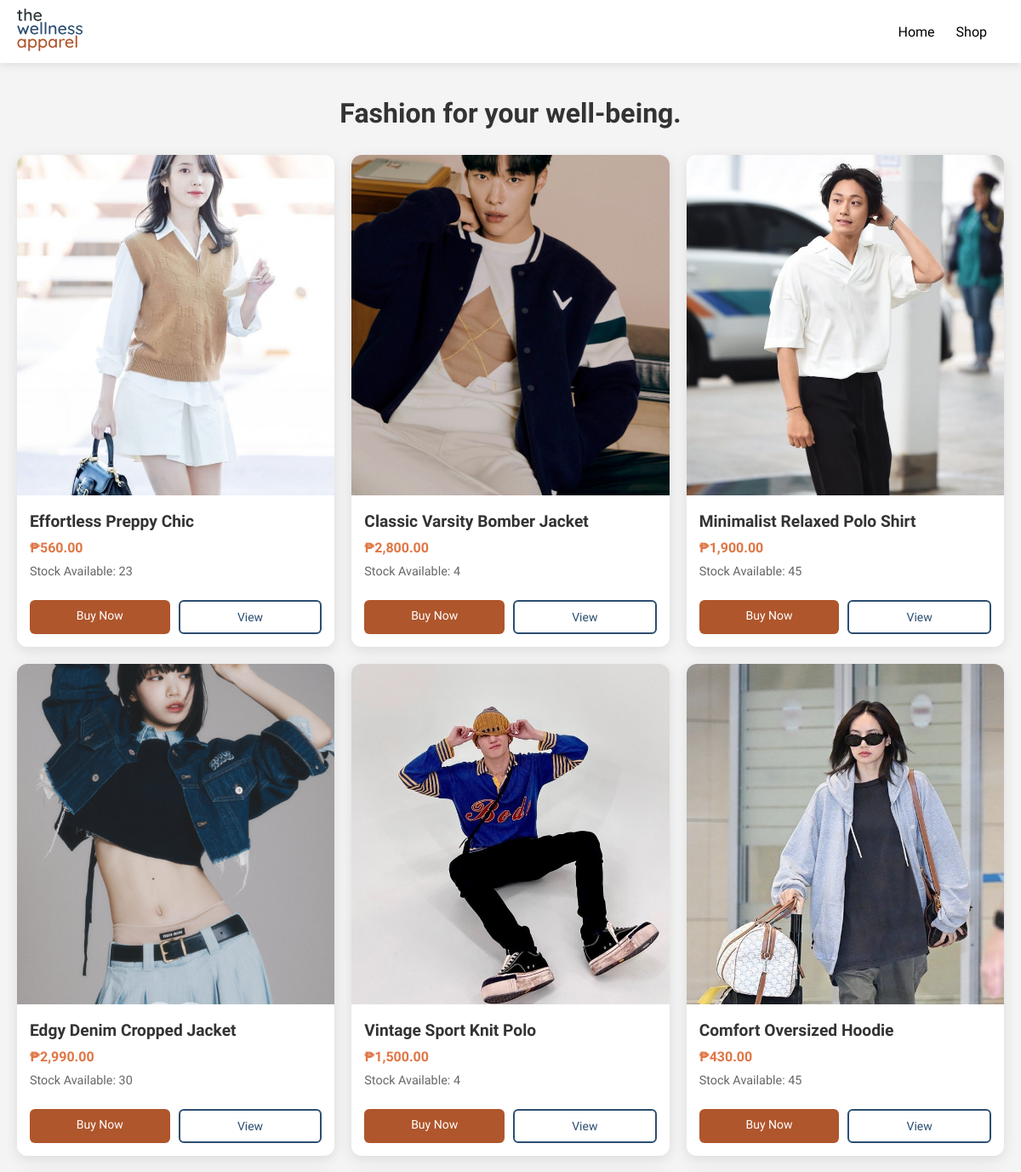
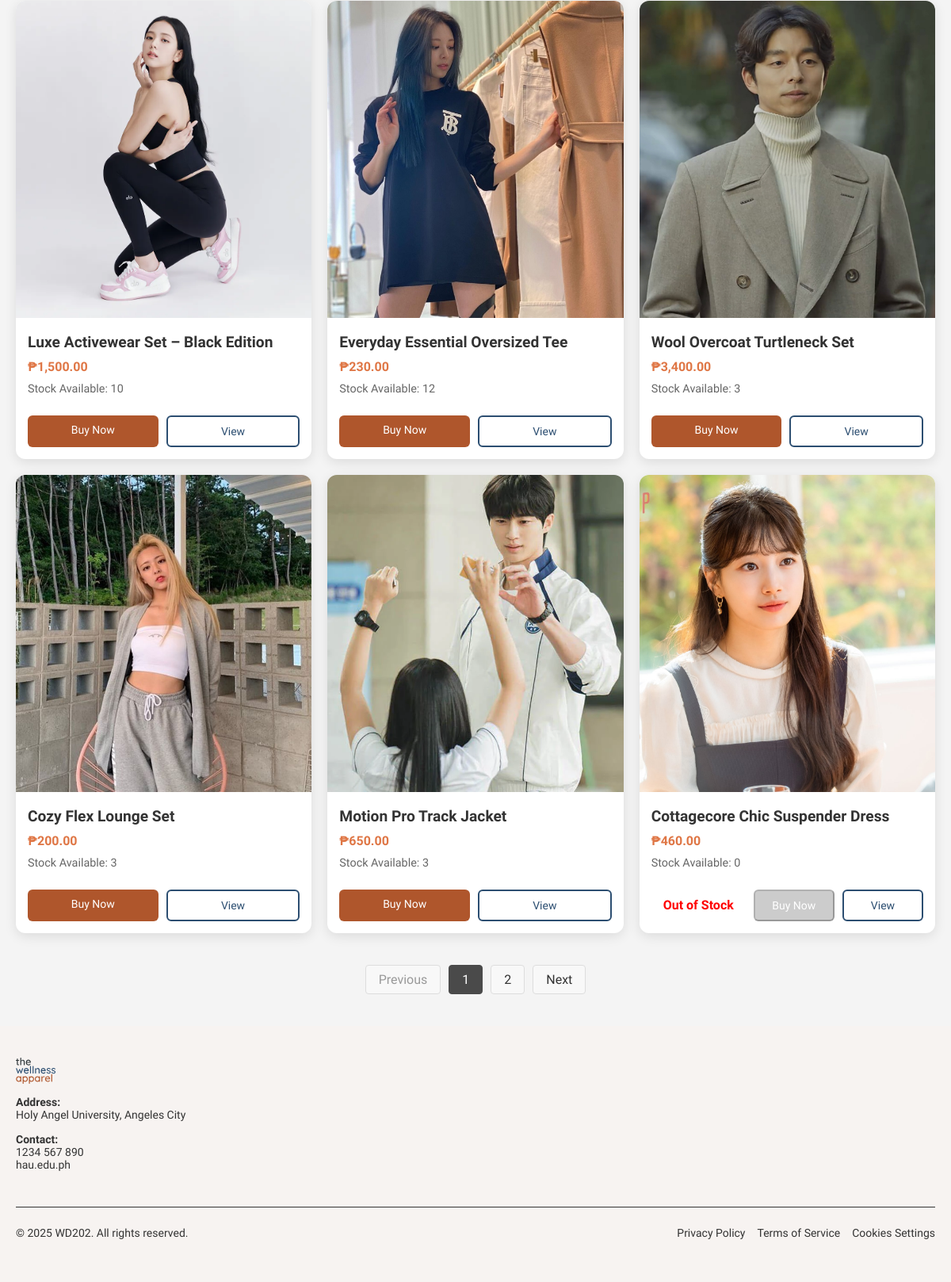
The page /shop.php on the database its author committed (2 pictures, top to bottom).
### tables this page shows
CREATE TABLE `products` (
  `id` int NOT NULL,
  `name` varchar(255) DEFAULT NULL,
  `description` text,
  `price` decimal(10,2) NOT NULL,
  `stock` int NOT NULL,
  `images` varchar(255) DEFAULT NULL,
  `created_at` timestamp NOT NULL DEFAULT CURRENT_TIMESTAMP,
  `is_active` tinyint(1) NOT NULL DEFAULT '1'
);

### shop.php (the view, shortened to what this page needs)
<?php
require 'includes/navbar.php';
$products_per_page = 12;
$page = isset($_GET['page']) ? (int)$_GET['page'] : 1;
$page = max(1, $page);
$offset = ($page - 1) * $products_per_page;
$total_products_query = "SELECT COUNT(*) AS total FROM products WHERE is_active = 1";
$total_result = mysqli_query($conn, $total_products_query);
$total_products = mysqli_fetch_assoc($total_result)['total'];
$total_pages = ceil($total_products / $products_per_page);
$query = "SELECT id, name, price, images, stock FROM products WHERE is_active = 1 ORDER BY (stock > 0) DESC, id DESC LIMIT ? OFFSET ?";
$stmt = $conn->prepare($query);
$stmt->bind_param("ii", $products_per_page, $offset);
$stmt->execute();
$result = $stmt->get_result();
?>
<!DOCTYPE html>
<html lang="en">
<head>
    <link rel="stylesheet" href="https://cdn.jsdelivr.net/npm/@tabler/icons-webfont@2.30.0/tabler-icons.min.css" />
    <link rel="stylesheet" href="assets/css/shop.css">
</head>
<body>
    <main class="shop-container">
        <div class="shop-header">
            <h1>Fashion for your well-being.</h1>
        </div>
        <section class="product-grid">
            <?php
            if ($result->num_rows > 0) {
                while ($row = $result->fetch_assoc()) {
                    $image_path = !empty($row['images']) ? "uploads/products/" . htmlspecialchars($row['images']) : "uploads/products/default.jpg";
                    $stock_level = isset($row['stock']) ? (int)$row['stock'] : 0;
                    ?>
                    <div class="product-card">
                        <div class="product-image-container">
                            <img src="<?php echo $image_path; ?>" alt="<?php echo htmlspecialchars($row['name']); ?>">
                        </div>
                        <div class="product-details">
                            <div class="product-name-container">
                                <h3 class="product-name"><?php echo htmlspecialchars($row['name']); ?></h3>
                            </div>
                            <div class="product-price-container">
                                <p class="product-price">₱<?php echo number_format($row['price'], 2); ?></p>
                            </div>
                            <div class="product-stock-container">
                                <p class="product-stock-level">Stock Available: <?php echo $stock_level; ?></p>
                            </div>
                            <div class="product-actions">
                                <?php if ($stock_level > 0) {
                                    if (isset($_SESSION['user_id'])) { ?>
                                        <a href="add-to-cart.php?id=<?php echo $row['id']; ?>" class="buy-now">Buy Now</a>
                                    <?php } else { ?>
                                        <a href="login.php" class="buy-now" onclick="alert('You must log in first to buy!')">Buy Now</a>
                                    <?php }
                                    ?>
                                    <a href="view_product.php?id=<?php echo $row['id']; ?>" class="view">View</a>
                                <?php } else { ?>
                                    <p class="out-of-stock-message">Out of Stock</p>
                                    <button class="buy-now" disabled>Buy Now</button>
                                    <a href="view_product.php?id=<?php echo $row['id']; ?>" class="view">View</a> <?php } ?>
                            </div>
                        </div>
                    </div>
                    <?php
                }
            } else {
                echo '<p class="no-products-message">No products available at the moment.</p>';
            }
            ?>
        </section>
        <?php if ($total_pages > 1): ?>
        <div class="pagination">
            <?php
            if ($page > 1) {
                echo "<a href='shop.php?page=" . ($page - 1) . "'>Previous</a>";
            } else {
                echo "<span class='disabled'>Previous</span>";
            }
            for ($i = 1; $i <= $total_pages; $i++) {
                if ($i == $page) {
                    echo "<span class='current'>$i</span>";
                } else {
                    echo "<a href='shop.php?page=$i'>$i</a>";
                }
            }
            if ($page < $total_pages) {
                echo "<a href='shop.php?page=" . ($page + 1) . "'>Next</a>";
            } else {
                echo "<span class='disabled'>Next</span>";
            }
            ?>
        </div>
        <?php endif; ?>
    </main>
    <?php include 'includes/footer.php'; ?>
</body>
</html>

### assets/css/shop.css (style rules this page uses)
body { font-family: 'Alice', serif; background-color: #f4f4f4; margin: 0; padding: 0; }
.shop-container { max-width: 1200px; margin: 40px auto; padding: 0 20px; }
h1 { text-align: center; color: #333; font-family: 'Alice', serif; margin-bottom: 30px; }
.product-grid { display: grid; grid-template-columns: repeat(3, 1fr); gap: 20px; }
.product-card { background-color: white; border-radius: 12px; box-shadow: 0 4px 15px rgba(0, 0, 0, 0.1); overflow: hidden; transition: transform 0.3s ease; display: flex; flex-direction: column; }
.product-card img { width: 100%; height: 400px; object-fit: cover; }
.product-name { margin: 15px 15px 10px; font-family: 'Quicksand', sans-serif; color: #333; font-size: 1.2rem; }
.product-price { margin: 0 15px; font-weight: bold; color: #df7645; font-size: 1rem; }
.product-stock-level { margin: 10px 15px; color: #666; font-size: 0.9em; }
.out-of-stock-message { margin: 10px 15px; color: red; font-weight: bold; }
.product-actions { margin-top: auto; display: flex; justify-content: center; padding: 15px; gap: 10px; }
.buy-now, .view { flex: 1; text-align: center; padding: 10px; font-size: 14px; text-decoration: none; border-radius: 6px; transition: all 0.3s ease; }
.buy-now { background-color: #af562c; color: white; }
.buy-now[disabled] { background-color: #ccc; cursor: not-allowed; }
.view { background-color: white; color: #2c4e71; border: 2px solid #2c4e71; }

### assets/css/main.css (style rules this page uses)
h1, h2, h3, h4, h5, h6 { font-family: 'Quicksand', sans-serif; }
body, p, a, button { font-family: 'Alice', serif; }
button, .btn, a { font-family: 'Alice', serif; text-decoration: none; }
h1, h2, h3, h4, h5, h6 { font-family: 'Quicksand', sans-serif !important; }
body, p, a, button { font-family: 'Alice', serif !important; }
body { margin: 0; padding: 0; }

### shop.php (style rules this page uses)
.pagination { display: flex; justify-content: center; align-items: center; margin: 40px 0; gap: 10px; }
.pagination a, .pagination span { padding: 8px 16px; text-decoration: none; border-radius: 4px; font-family: 'Quicksand', sans-serif; font-weight: 500; transition: all 0.3s ease; }
.pagination a { background-color: #f8f8f8; color: #333; border: 1px solid #ddd; }
.pagination span.current { background-color: #4a4a4a; color: white; border: 1px solid #4a4a4a; }
.pagination span.disabled { color: #999; background-color: #f8f8f8; border: 1px solid #ddd; cursor: not-allowed; }

### rows shown on the page
products: images (picture), name "Effortless Preppy Chic", price "560.00", stock "23", shows "Buy Now"
products: images (picture), name "Classic Varsity Bomber Jacket", price "2,800.00", stock "4", shows "Buy Now"
products: images (picture), name "Minimalist Relaxed Polo Shirt", price "1,900.00", stock "45", shows "Buy Now"
products: images (picture), name "Edgy Denim Cropped Jacket", price "2,990.00", stock "30", shows "Buy Now"
products: images (picture), name "Vintage Sport Knit Polo", price "1,500.00", stock "4", shows "Buy Now"
products: images (picture), name "Comfort Oversized Hoodie", price "430.00", stock "45", shows "Buy Now"
products: images (picture), name "Luxe Activewear Set – Black Edition", price "1,500.00", stock "10", shows "Buy Now"
products: images (picture), name "Everyday Essential Oversized Tee", price "230.00", stock "12", shows "Buy Now"
products: images (picture), name "Wool Overcoat Turtleneck Set", price "3,400.00", stock "3", shows "Buy Now"
products: images (picture), name "Cozy Flex Lounge Set", price "200.00", stock "3", shows "Buy Now"
products: images (picture), name "Motion Pro Track Jacket", price "650.00", stock "3", shows "Buy Now"
products: images (picture), name "Cottagecore Chic Suspender Dress", price "460.00", stock "0"
